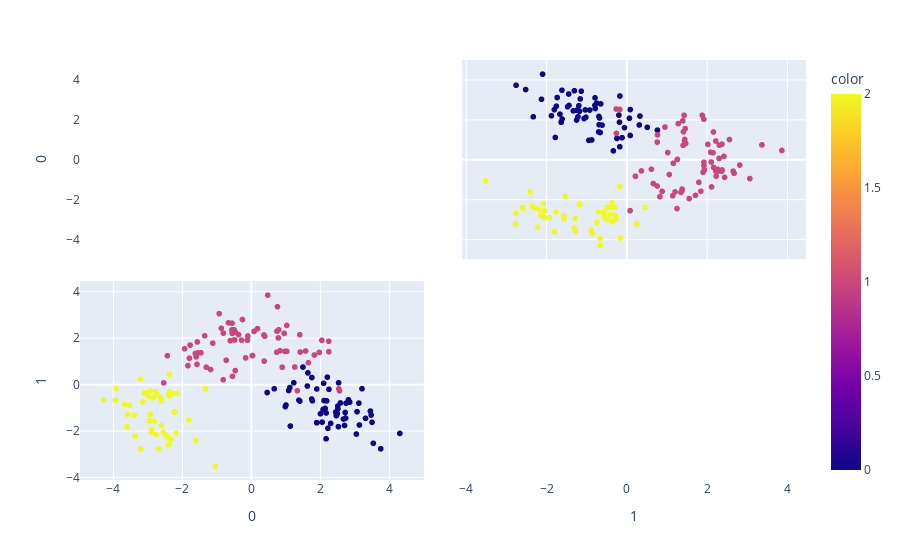

The code cell stored with this chart in its notebook:
### Code cell
# Visualize the main principal components with plotly
fig = px.scatter_matrix(
    data_pca,
    color=target,
    dimensions=range(2))
fig.update_traces(diagonal_visible=False)
fig.show()

### Figure 1 — Plotly figure (JSON) as saved in the notebook; plotly's stock layout.template omitted (floating-point values rounded to 4 significant figures; data arrays with more than 128 entries replaced by an {"elided": "..."} marker saying what was removed)
{"data": [{"diagonal": {"visible": false}, "dimensions": [{"axis": {"matches": true}, "label": "0", "values": {"elided": "178 float values"}}, {"axis": {"matches": true}, "label": "1", "values": {"elided": "178 float values"}}], "hovertemplate": "%{xaxis.title.text}=%{x}<br>%{yaxis.title.text}=%{y}<br>color=%{marker.color}<extra></extra>", "legendgroup": "", "marker": {"color": {"elided": "178 int values"}, "coloraxis": "coloraxis", "symbol": "circle"}, "name": "", "showlegend": false, "type": "splom"}], "layout": {"coloraxis": {"colorbar": {"title": {"text": "color"}}, "colorscale": [[0, "#0d0887"], [0.1111, "#46039f"], [0.2222, "#7201a8"], [0.3333, "#9c179e"], [0.4444, "#bd3786"], [0.5556, "#d8576b"], [0.6667, "#ed7953"], [0.7778, "#fb9f3a"], [0.8889, "#fdca26"], [1, "#f0f921"]]}, "dragmode": "select", "legend": {"tracegroupgap": 0}, "margin": {"t": 60}}}
